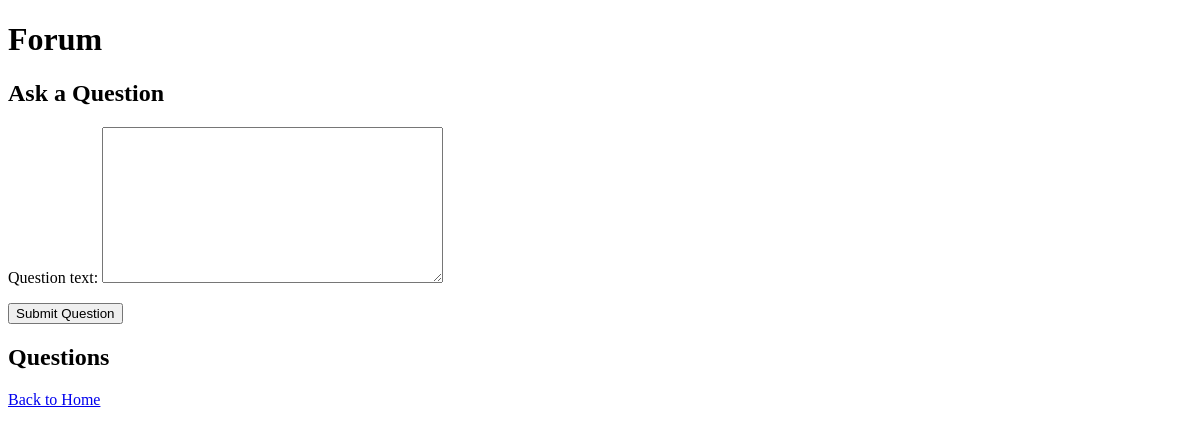
Page /forum/ (signed in) on the earlier database version.
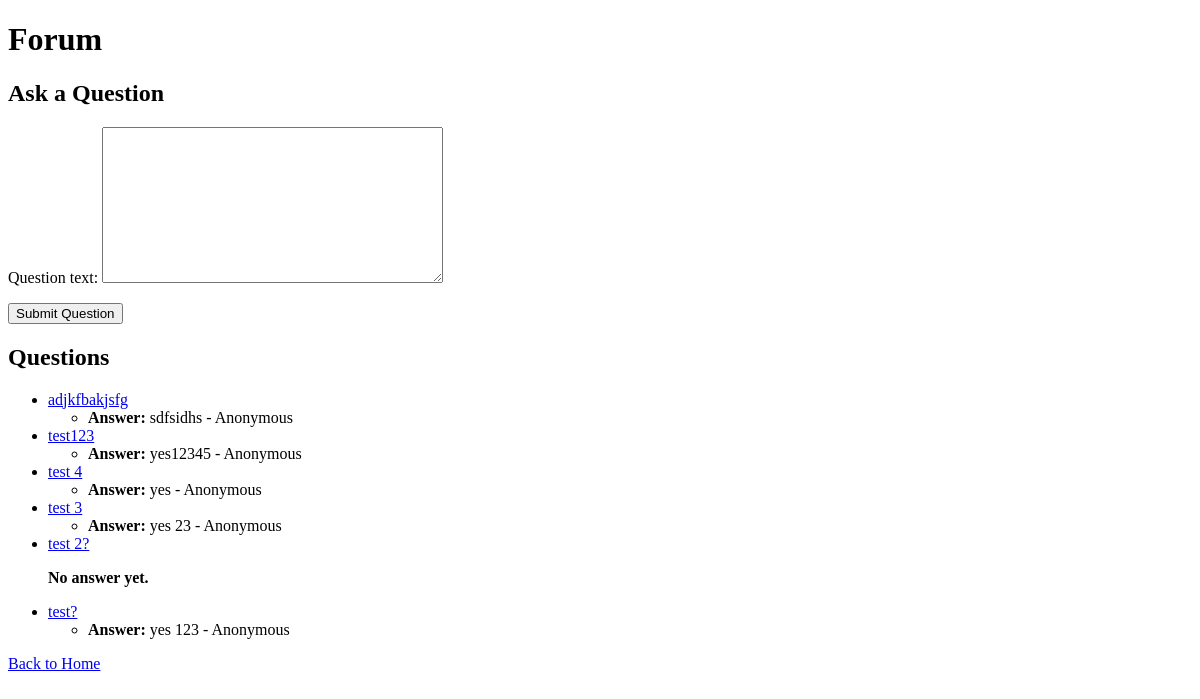
Same page on the later database version.
### edu_app/models.py (models this page shows, shortened)
class Question(models.Model):
    student = models.ForeignKey(Profile, on_delete=models.CASCADE, limit_choices_to={'role': 'student'}, null=True, blank=True)
    question_text = models.TextField()
    slug = models.SlugField(max_length=100, unique=True)
    created_at = models.DateTimeField(auto_now_add=True)

class Answer(models.Model):
    question = models.ForeignKey(Question, on_delete=models.CASCADE)
    instructor = models.ForeignKey(Profile, on_delete=models.CASCADE, limit_choices_to={'role': 'instructor'}, null=True, blank=True)  # Make it nullable
    answer_text = models.TextField()
    answered_at = models.DateTimeField(auto_now_add=True)

### edu_app/views.py (the view)
# urls.py: path('forum/', forum, name='forum'),
def forum(request):
    profile = get_object_or_404(Profile, user=request.user)
    questions = Question.objects.prefetch_related('answer_set').order_by('-created_at')
    if profile.role == 'student':
        if request.method == 'POST':
            form = QuestionForm(request.POST)
            if form.is_valid():
                question = form.save(commit=False)
                question.student = profile
                question.save()
                return redirect('forum')  # Redirect to the forum after posting
        else:
            form = QuestionForm()
    else:
        form = None  # No form for instructors
    return render(request, 'forum.html', {'questions': questions, 'form': form})

### edu_app/forms.py
class QuestionForm(forms.ModelForm):
    class Meta:
        model = Question
        fields = ['question_text']

### edu_app/templates/forum.html (shortened to what this page needs)
<!DOCTYPE html>
<html lang="en">
<head>
</head>
<body>
    <h1>Forum</h1>
    {% if form %}
    <h2>Ask a Question</h2>
    <form method="POST">
        {{ form.as_p }}
        <button type="submit">Submit Question</button>
    </form>
    {% endif %}
    <h2>Questions</h2>
    <ul>
        {% for question in questions %}
        <li>
            <a href="{% url 'view_question' question.slug %}">{{ question.question_text }}</a>
            {% if question.answer_set.all %}
                <ul>
                {% for answer in question.answer_set.all %}
                    <li>
                        <strong>Answer:</strong> {{ answer.answer_text }} -
                        {% if answer.instructor %}
                            {{ answer.instructor.user.username }}
                        {% else %}
                            Anonymous
                        {% endif %}
                    </li>
                {% endfor %}
                </ul>
            {% else %}
                <p><strong>No answer yet.</strong></p>
            {% endif %}
        </li>
        {% endfor %}
    </ul>
    <a href="{% url 'index' %}">Back to Home</a>
</body>
</html>

Differences in the rows shown:
added Question: question_text "adjkfbakjsfg"
added Answer: answer_text "sdfsidhs", shows "Anonymous", shown under "adjkfbakjsfg"
added Question: question_text "test123"
added Answer: answer_text "yes12345", shows "Anonymous", shown under "test123"
added Question: question_text "test 4"
added Answer: answer_text "yes", shows "Anonymous", shown under "test 4"
added Question: question_text "test 3"
added Answer: answer_text "yes 23", shows "Anonymous", shown under "test 3"
added Question: question_text "test 2?", shows "No answer yet."
added Question: question_text "test?"
added Answer: answer_text "yes 123", shows "Anonymous", shown under "test?"
